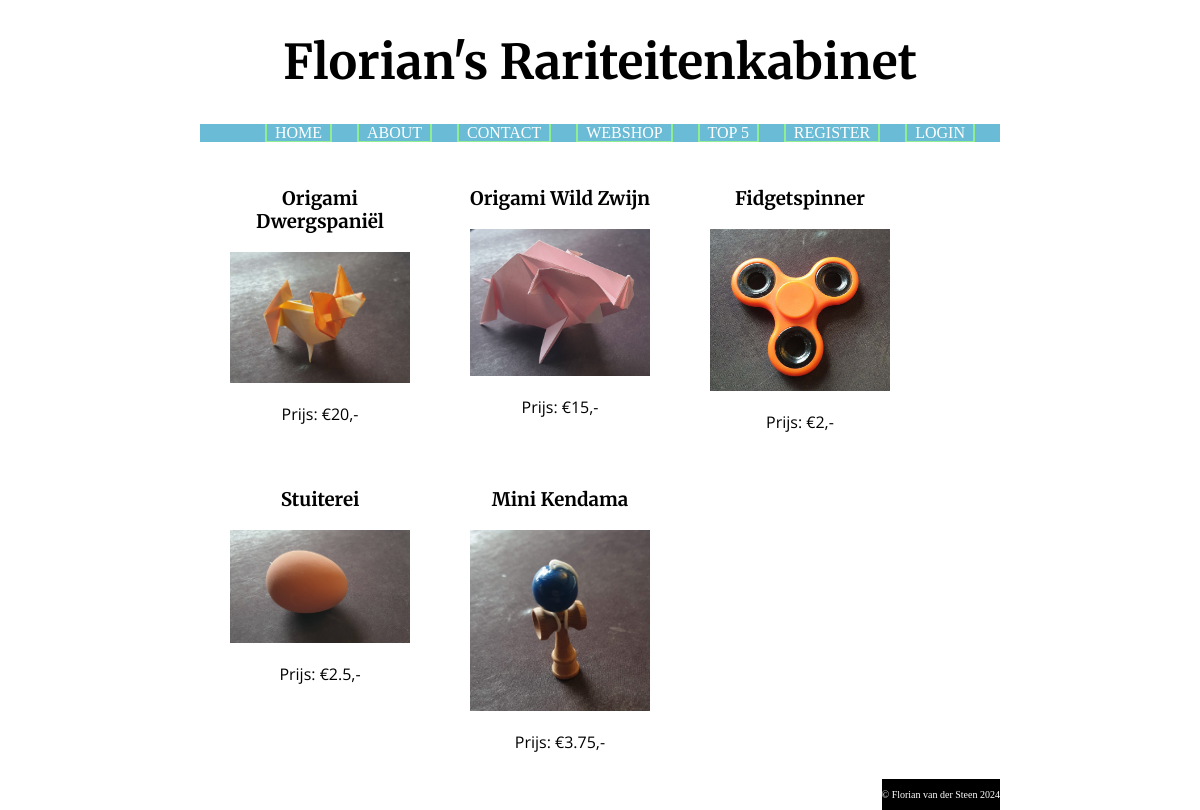
The app's page /index.php?page=shop with its own data.
### tables this page shows
CREATE TABLE `products` (
  `id` int(200) NOT NULL,
  `name` varchar(200) NOT NULL,
  `description` varchar(1000) NOT NULL,
  `price` float NOT NULL,
  `fname` varchar(500) NOT NULL
);

### communication.php (called while the page is built, shortened)
<?php
function makeDataBaseConnection() {
    $servername = getenv("MYSQL_FLORIAN_WEBSHOP_HOST");
    $dbname = getenv("MYSQL_FLORIAN_WEBSHOP_DATABASE");
    $username = getenv("MYSQL_FLORIAN_WEBSHOP_USER");
    $password = getenv("MYSQL_FLORIAN_WEBSHOP_PASSWORD");
    $conn = mysqli_connect($servername, $username, $password, $dbname);
    return $conn;
}
function executeDataBaseQuery($query, $conn) {
    $result = mysqli_query($conn, $query);
    return $result;
}
function getProducts() {
    $conn = makeDataBaseConnection();
    try {
        $query = "SELECT * FROM products";
        $result = executeDataBaseQuery($query, $conn);
        $products = array();
        while($row = mysqli_fetch_assoc($result)) {
            $products[$row["id"]] = array("id"=> $row["id"], "name"=>$row["name"], "description"=>$row["description"], "price"=>$row["price"], "fname"=>$row["fname"]);
        }
        return ["products" => $products];
    }
    finally {
        mysqli_close($conn);
    }
}

### shop.php (the view, shortened to what this page needs)
<?php
function showShopContent($data) {
    include_once('communication.php');
    if (empty($data["products"])) {
        echo "";
    }
    else if (empty($data["productId"])) {
        showWebshopProducts($data);
    }
    else {
        showProductContent($data);
    }
}
function showWebshopProducts ($data) {
    $products = $data["products"];
    echo '<div class="product-list">';
    foreach($products as $id=>$product) {
        echo '<a class="product" href="index.php?page=shop&detail=' . $id . '"><div class="product">' . PHP_EOL;
        echo '<h3>' . $product["name"] . '</h3>' . PHP_EOL;
        echo '<img src="Images/' . $product["fname"] . '" alt="' . $product["description"] . '">';
        echo '<p>Prijs: &euro;' . $product["price"]  . ',-</p>';
        echo '</div></a>' . PHP_EOL;
    }
    echo '</div>';
}

### CSS/styles.css (style rules this page uses)
body { width: 800px; margin: auto; background-color: white; }
h2, h3, h4 { font-family: "Merriweather", serif; }
.product-list { display: flex; flex-wrap: wrap; align-content: flex-start; }
.product { flex-grow: 0; flex-shrink: 0; flex-basis: calc(30% - 20px); margin: 10px; text-align: center; text-decoration: none; color: black; }
.product img { width: 90%; height: 90%; }
.product p { font-family: "Open Sans", sans-serif; }

### records on screen
products: name "Origami Dwergspaniël", fname (picture), price "20"
products: name "Origami Wild Zwijn", fname (picture), price "15"
products: name "Fidgetspinner", fname (picture), price "2"
products: name "Stuiterei", fname (picture), price "2.5"
products: name "Mini Kendama", fname (picture), price "3.75"

### other values on screen
$label "HOME"
$label "ABOUT"
$label "CONTACT"
$label "WEBSHOP"
$label "TOP 5"
$label "REGISTER"
$label "LOGIN"
